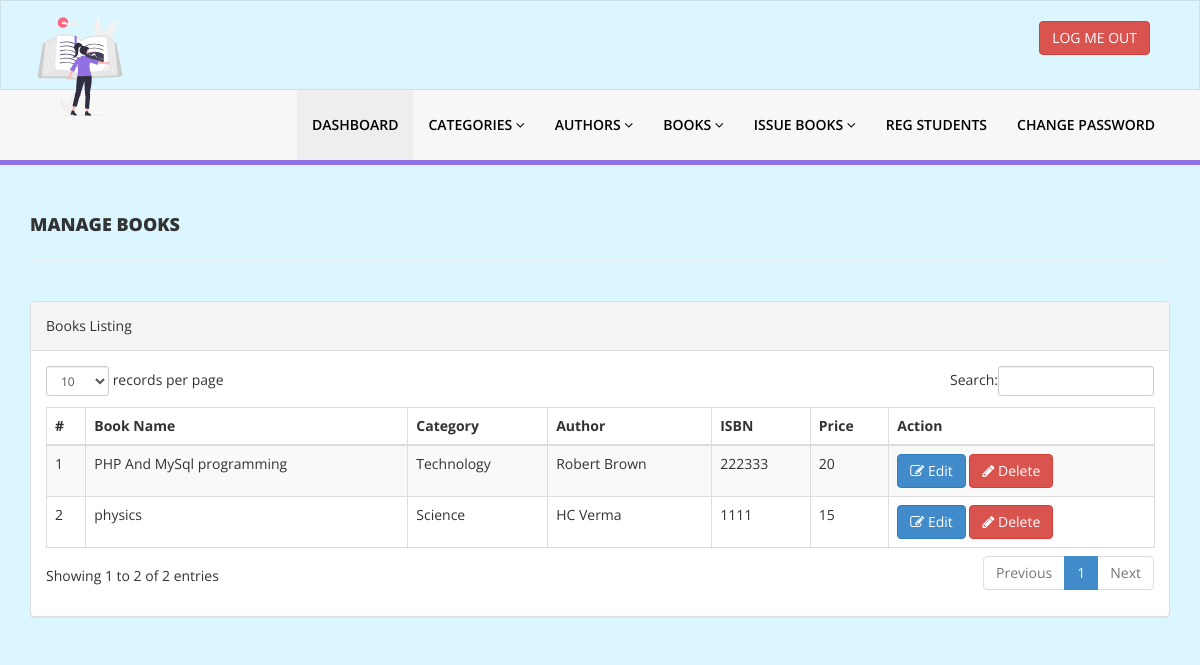
The app's page /admin/manage-books.php (signed in) with its own data.
### tables this page shows
CREATE TABLE `tblbooks` (
  `id` int(11) NOT NULL,
  `BookName` varchar(255) DEFAULT NULL,
  `CatId` int(11) DEFAULT NULL,
  `AuthorId` int(11) DEFAULT NULL,
  `ISBNNumber` int(11) DEFAULT NULL,
  `BookPrice` int(11) DEFAULT NULL,
  `RegDate` timestamp NULL DEFAULT current_timestamp(),
  `UpdationDate` timestamp NULL DEFAULT NULL ON UPDATE current_timestamp()
);

CREATE TABLE `tblcategory` (
  `id` int(11) NOT NULL,
  `CategoryName` varchar(150) DEFAULT NULL,
  `Status` int(1) DEFAULT NULL,
  `CreationDate` timestamp NULL DEFAULT current_timestamp(),
  `UpdationDate` timestamp NULL DEFAULT '0000-00-00 00:00:00' ON UPDATE current_timestamp()
);

CREATE TABLE `tblauthors` (
  `id` int(11) NOT NULL,
  `AuthorName` varchar(159) DEFAULT NULL,
  `creationDate` timestamp NULL DEFAULT current_timestamp(),
  `UpdationDate` timestamp NULL DEFAULT NULL ON UPDATE current_timestamp()
);

### admin/manage-books.php (the view, shortened to what this page needs)
<?php
include('includes/config.php');
if(strlen($_SESSION['alogin'])==0)
    {
header('location:index.php');
}
else{
    ?>
<!DOCTYPE html>
<html xmlns="http://www.w3.org/1999/xhtml">
<head>
    <link href="assets/css/bootstrap.css" rel="stylesheet" />
    <link href="assets/css/font-awesome.css" rel="stylesheet" />
    <link href="assets/js/dataTables/dataTables.bootstrap.css" rel="stylesheet" />
    <link href="assets/css/style.css" rel="stylesheet" />
</head>
<body>
<?php include('includes/header.php');?>
    <div class="content-wrapper">
         <div class="container">
        <div class="row pad-botm">
            <div class="col-md-12">
                <h4 class="header-line">Manage Books</h4>
    </div>
     <div class="row">
</div>
        </div>
            <div class="row">
                <div class="col-md-12">
                    <div class="panel panel-default">
                        <div class="panel-heading">
                           Books Listing
                        </div>
                        <div class="panel-body">
                            <div class="table-responsive">
                                <table class="table table-striped table-bordered table-hover" id="dataTables-example">
                                    <thead>
                                        <tr>
                                            <th>#</th>
                                            <th>Book Name</th>
                                            <th>Category</th>
                                            <th>Author</th>
                                            <th>ISBN</th>
                                            <th>Price</th>
                                            <th>Action</th>
                                        </tr>
                                    </thead>
                                    <tbody>
<?php $sql = "SELECT tblbooks.BookName,tblcategory.CategoryName,tblauthors.AuthorName,tblbooks.ISBNNumber,tblbooks.BookPrice,tblbooks.id as bookid from  tblbooks join tblcategory on tblcategory.id=tblbooks.CatId join tblauthors on tblauthors.id=tblbooks.AuthorId";
$query = $dbh -> prepare($sql);
$query->execute();
$results=$query->fetchAll(PDO::FETCH_OBJ);
$cnt=1;
if($query->rowCount() > 0)
{
foreach($results as $result)
{               ?>
                                        <tr class="odd gradeX">
                                            <td class="center"><?php echo htmlentities($cnt);?></td>
                                            <td class="center"><?php echo htmlentities($result->BookName);?></td>
                                            <td class="center"><?php echo htmlentities($result->CategoryName);?></td>
                                            <td class="center"><?php echo htmlentities($result->AuthorName);?></td>
                                            <td class="center"><?php echo htmlentities($result->ISBNNumber);?></td>
                                            <td class="center"><?php echo htmlentities($result->BookPrice);?></td>
                                            <td class="center">
                                            <a href="edit-book.php?bookid=<?php echo htmlentities($result->bookid);?>"><button class="btn btn-primary"><i class="fa fa-edit "></i> Edit</button>
                                          <a href="manage-books.php?del=<?php echo htmlentities($result->bookid);?>" onclick="return confirm('Are you sure you want to delete?');"" >  <button class="btn btn-danger"><i class="fa fa-pencil"></i> Delete</button>
                                            </td>
                                        </tr>
 <?php $cnt=$cnt+1;}} ?>
                                    </tbody>
                                </table>
                            </div>
                        </div>
                    </div>
                </div>
            </div>
    </div>
    </div>
</body>
</html>
<?php } ?>

### admin/assets/css/style.css (style rules this page uses)
body { font-family: 'Open Sans', sans-serif; line-height:28px; background: var(--color-background); }
.content-wrapper { margin-top: 40px; min-height:800px; padding-bottom:90px; }
.header-line { font-weight:900; padding-bottom:25px; border-bottom:1px solid #eeeeee; text-transform:uppercase; }
.pad-botm { padding-bottom:30px; }

### records on screen
tblbooks: BookName "PHP And MySql programming", tblcategory.CategoryName "Technology", AuthorId.AuthorName "Robert Brown", ISBNNumber "222333", BookPrice "20"
tblbooks: BookName "physics", tblcategory.CategoryName "Science", AuthorId.AuthorName "HC Verma", ISBNNumber "1111", BookPrice "15"
